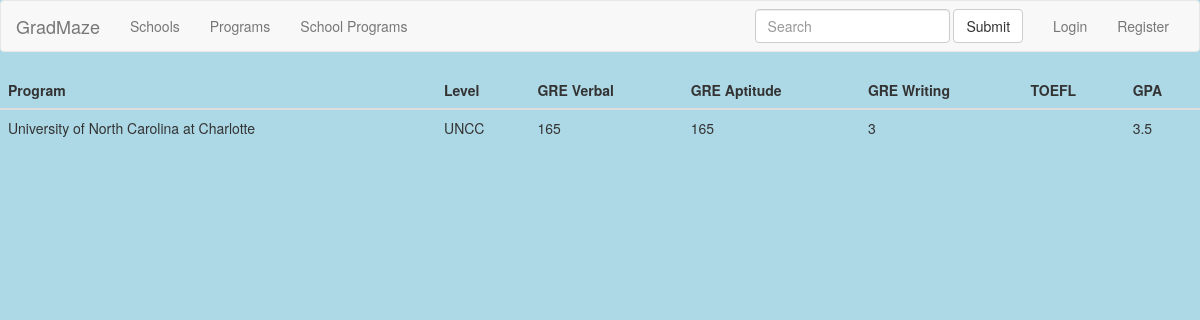
The page /GradMaze/schools/1 on the database its author committed.
### main/models.py (models this page shows, shortened)
class School(models.Model):
    name = models.CharField(max_length=50)
    abbr = models.CharField(max_length=5, null=True)
    greverbal = models.IntegerField( null=True)
    greapti = models.IntegerField( null=True)
    grewriting = models.IntegerField(null=True)
    toeflreading = models.IntegerField(null=True)
    toefllistening = models.IntegerField(null=True)
    toeflspeaking = models.IntegerField(null=True)
    toeflwriting = models.IntegerField(null=True)
    gpa = models.FloatField( null=True)

### main/views.py (the view)
# urls.py: url(r'^schools/(?P<pk>\d+)$', views.DetailSchoolFromSP.as_view(), name='school-ancher-list'),
class DetailSchoolFromSP(DetailView):
    model = School
    template_name = 'school_ancher_list.html'

### templates/school_ancher_list.html (shortened to what this page needs)
{% extends "base.html" %}
{% block content %}
  <div class="table-responsive">
  <table class="table">
    <thead>
      <tr>
        <th>Program</th>
        <th>Level</th>
        <th>GRE Verbal</th>
        <th>GRE Aptitude</th>
        <th>GRE Writing</th>
        <th>TOEFL</th>
        <th>GPA</th>
      </tr>
    </thead>
    <tbody>
      <tr>
        <td>{{ school.name }}</td>
        <td>{{ school.abbr }}</td>
        <td>{{ school.greverbal }}</td>
        <td>{{ school.greapti }}</td>
        <td>{{ school.grewriting }}</td>
        <td>{{ school.toefl }}</td>
        <td>{{ school.gpa }}</td>
      </tr>
    </tbody>
  </table>
  </div>
{% endblock %}

### static/css/base.css (style rules this page uses)
html body { background-color: lightblue; }

### rows shown on the page
School: name "University of North Carolina at Charlotte", abbr "UNCC", greverbal "165", greapti "165", grewriting "3", gpa "3.5"
